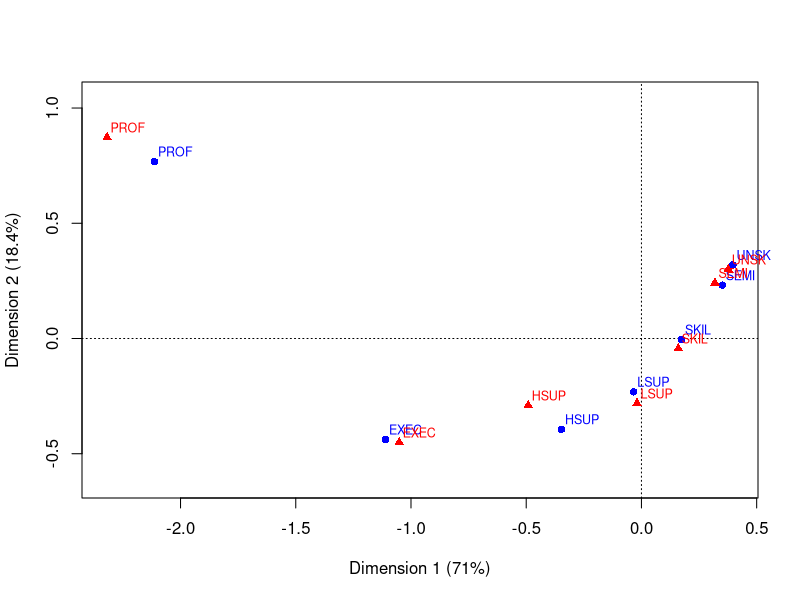

Here is the R script that generated this plot:

library(ca)

db<-read.table("Fathers_Sons.txt",sep='',header=TRUE)

fisher.ca <- ca(db, nd=2)
print(fisher.ca)
#
plot(fisher.ca)
